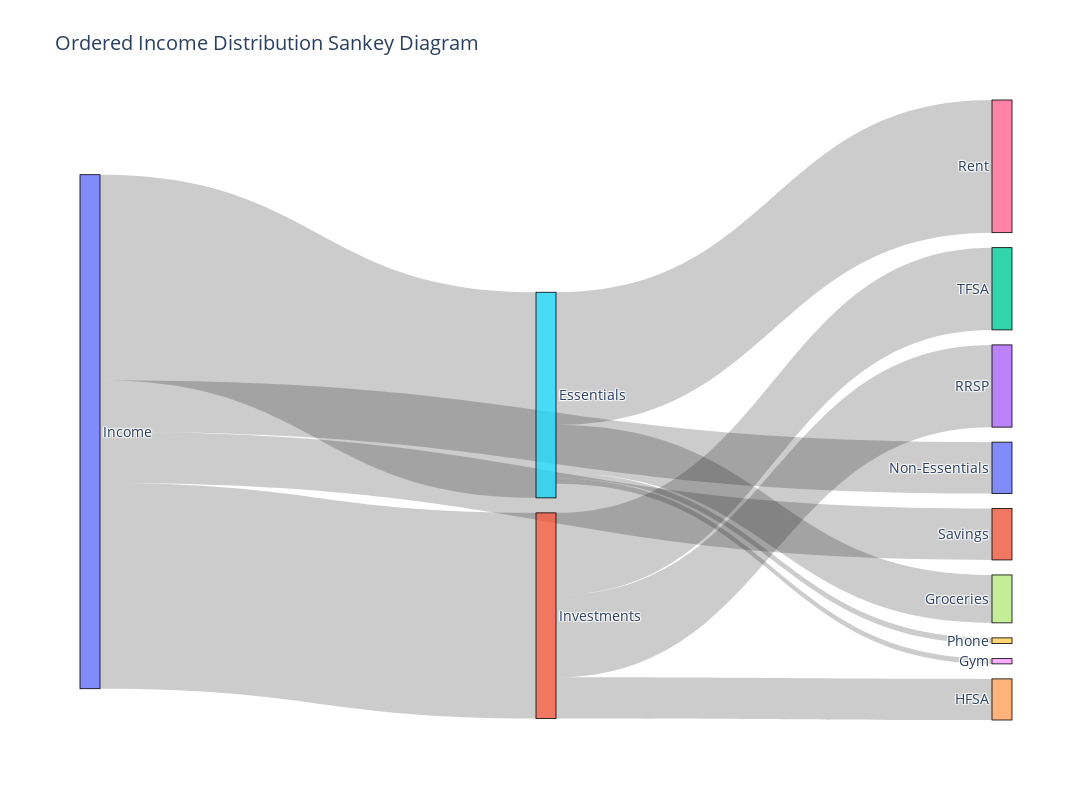

Write notebook code for a chart like this one.
### Code cell
import plotly.graph_objects as go

def create_sankey_diagram_with_detailed_expenses_and_input():
    # User input for income and percentages
    income = float(input("Please specify your monthly or bi-weekly income: "))
    essentials_pct = float(input("How much do you spend on Essentials (as a percentage)? ")) / 100
    non_essentials_pct = float(input("How much do you spend on Non-Essentials (as a percentage)? ")) / 100
    investments_pct = float(input("How much do you invest (as a percentage)? ")) / 100
    savings_pct = float(input("How much do you save (as a percentage)? ")) / 100
    tfsa_pct = float(input("What percentage of your investments goes to TFSA? ")) / 100
    rrsp_pct = float(input("What percentage of your investments goes to RRSP? ")) / 100
    hfsa_pct = float(input("What percentage of your investments goes to HFSA? ")) / 100

    # User input for detailed essential expenses
    rent_amount = float(input("How much do you spend on Rent (including utilities)? "))
    groceries_amount = float(input("How much do you spend on Groceries? "))
    gym_amount = float(input("How much do you spend on Gym membership? "))
    phone_amount = float(input("How much do you spend on your Phone bill? "))

    # Validate that the total percentage equals 100%
    total_pct = essentials_pct + non_essentials_pct + investments_pct + savings_pct
    if total_pct > 1.0:
        raise ValueError("The total percentage exceeds 100%. Please ensure that the percentages add up to 100.")

    # Validate investment distribution percentages
    total_investment_pct = tfsa_pct + rrsp_pct + hfsa_pct
    if total_investment_pct > 1.0:
        raise ValueError("The total investment distribution percentage exceeds 100%. Please ensure they add up to 100.")

    # Validate essentials distribution
    total_essentials_amount = rent_amount + groceries_amount + gym_amount + phone_amount
    if total_essentials_amount > income * essentials_pct:
        raise ValueError("The total amount for essentials exceeds the allocated budget. Please check the amounts.")

    # Node labels
    labels = ["Income", "Investments", "TFSA", "RRSP", "HFSA", "Essentials", "Rent", "Groceries", "Gym", "Phone",
              "Non-Essentials", "Savings"]

    # Define the source, target, and value for the Sankey diagram
    source = [0, 1, 1, 1, 0, 5, 5, 5, 5, 0, 0]  # Adding subcategories for investments and essentials
    target = [1, 2, 3, 4, 5, 6, 7, 8, 9, 10, 11]  # Ordered targets
    investment_amount = income * investments_pct
    essentials_amount = income * essentials_pct
    value = [investment_amount, investment_amount * tfsa_pct, investment_amount * rrsp_pct, investment_amount * hfsa_pct,
             essentials_amount, rent_amount, groceries_amount, gym_amount, phone_amount,
             income * non_essentials_pct, income * savings_pct]

    # Create the Sankey diagram
    fig = go.Figure(data=[go.Sankey(
        node=dict(
            pad=15,
            thickness=20,
            line=dict(color="black", width=0.8),
            label=labels
        ),
        link=dict(
            source=source,
            target=target,
            value=value
        ))])

    # Update layout with increased size
    fig.update_layout(title_text="Ordered Income Distribution Sankey Diagram", font_size=14, width=1600, height=800)

    return fig

try:
    sankey_diagram = create_sankey_diagram_with_detailed_expenses_and_input()
    sankey_diagram.show()
except ValueError as e:
    print(e)

### Figure 1 — Plotly figure (JSON) as saved in the notebook; plotly's stock layout.template omitted (floating-point values rounded to 4 significant figures)
{"data": [{"link": {"source": [0, 1, 1, 1, 0, 5, 5, 5, 5, 0, 0], "target": [1, 2, 3, 4, 5, 6, 7, 8, 9, 10, 11], "value": [2145.0, 858.1, 858.1, 429.0, 2145.0, 1384, 500, 55, 60, 536.3, 536.3]}, "node": {"label": ["Income", "Investments", "TFSA", "RRSP", "HFSA", "Essentials", "Rent", "Groceries", "Gym", "Phone", "Non-Essentials", "Savings"], "line": {"color": "black", "width": 0.8}, "pad": 15, "thickness": 20}, "type": "sankey"}], "layout": {"font": {"size": 14}, "height": 800, "title": {"text": "Ordered Income Distribution Sankey Diagram"}, "width": 1600}}
